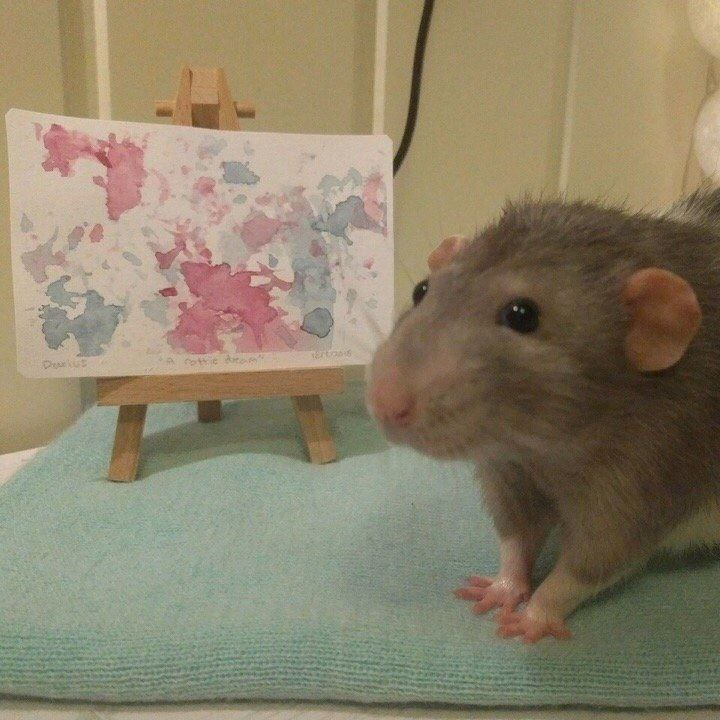
%> input picture lab-6/rat1.jpg, 720 x 720 px
$ octave lab_6_water.m   (GNU Octave 9; MATLAB toolbox functions it lacks are replaced by stand-ins)
%> lines starting %> are read from the running program, lines starting %| are printed output that depends on the picture; in (x1, y1, x2, y2) boxes, pixels count from 0 and x2, y2 are one past the last pixel; in counts of white or black regions, pixels touching at a corner belong together; the program's own positions count from 1
img = imread('rat1.jpg');
%> img is the input picture: size 720x720x3 uint8; mean R, G, B 139.6, 129.6, 105.5
img = rgb2gray(img);
%> img: size 720x720 uint8
[labels, fg_markers, bg_markers] = watershed_segmentation(img);

imshow(label2rgb(labels, 'jet', 'k', 'shuffle'));
title('Окончательная сегментация');

function [labels, foreground_markers, background_markers] = watershed_segmentation(img)
    se = strel('disk', 5);
    img = imclose(img, se);
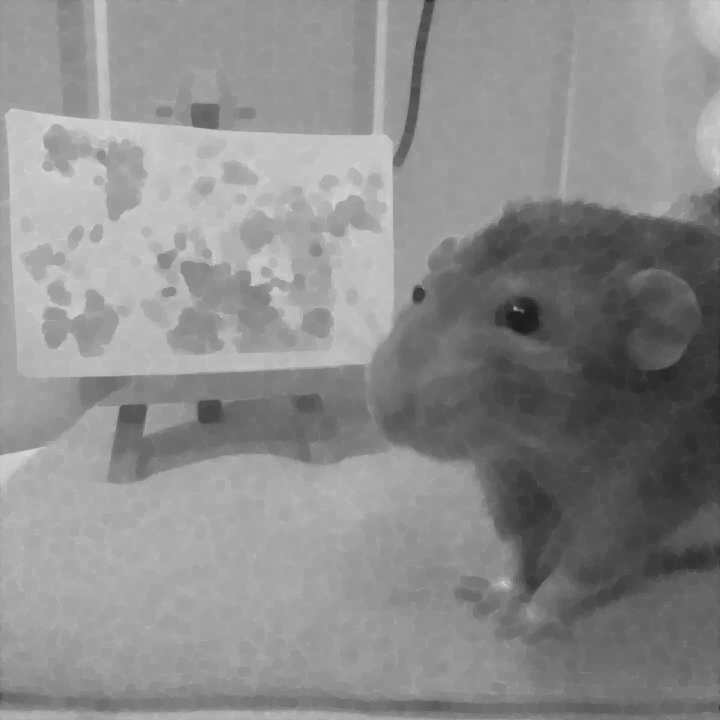
%> img: size 720x720 uint8; min 29, max 216, mean 139.6

    bw = imbinarize(img);
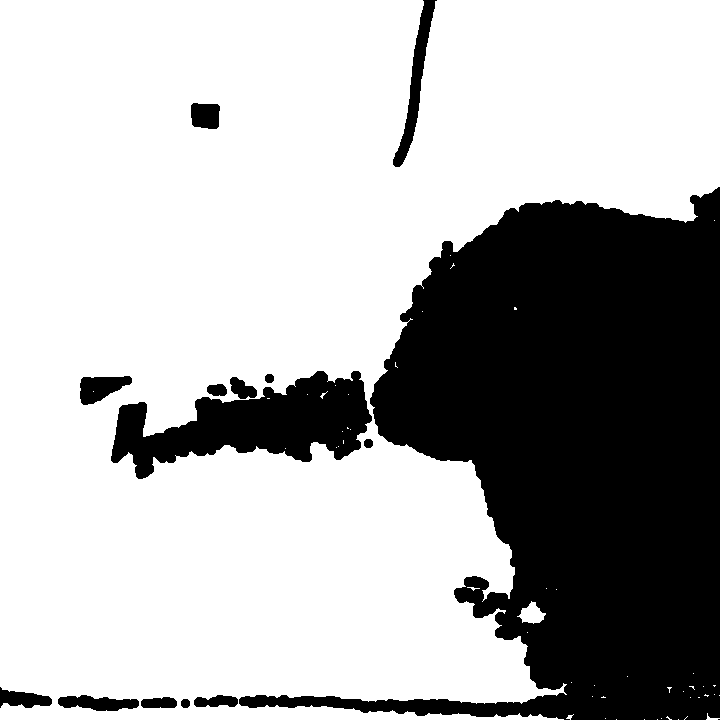
%> bw: size 720x720 logical; 69.6% white; 15 black regions (1 under 20 px), largest, box (x1, y1, x2, y2) and area: (239, 187, 720, 720) 136678, (111, 371, 372, 479) 14251, (393, 0, 437, 167) 1852
    D = bwdist(~bw);

    mask = imextendedmax(D, 2);
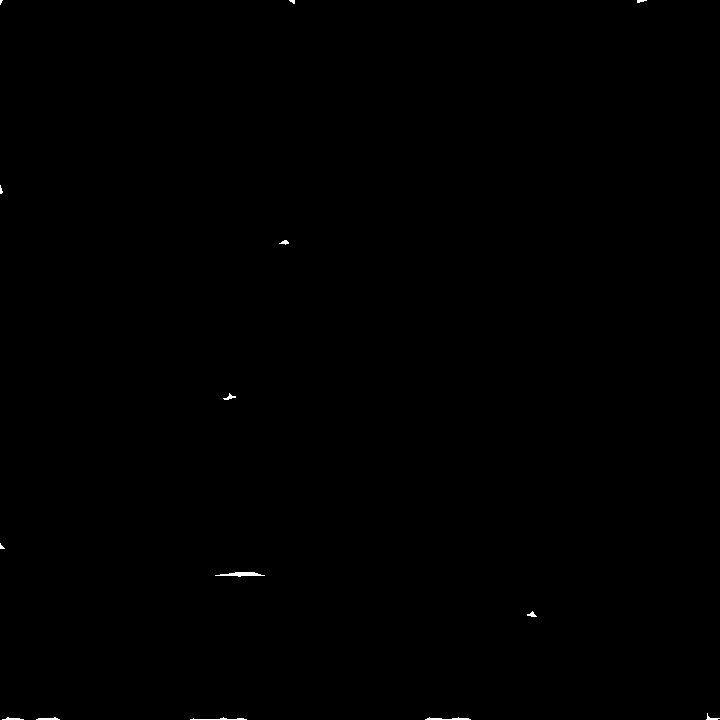
%> mask: size 720x720 logical; 0.11% white; 14 white regions (4 under 20 px), largest, box (x1, y1, x2, y2) and area: (215, 572, 265, 577) 143, (425, 717, 471, 720) 80, (190, 717, 247, 720) 73

    foreground_markers = bwlabel(mask);
%> foreground_markers: size 720x720 double; 15 distinct labels, from 0 to 14
    num_objects = max(foreground_markers(:));
%> num_objects = 14

    background_markers = ~bw;
    background_markers = imdilate(background_markers, strel('disk', 3));
%> background_markers: size 720x720 logical; 32.1% white; 5 white regions, box (x1, y1, x2, y2) and area: (56, 185, 720, 720) 160821, (391, 0, 439, 169) 2608, (78, 374, 134, 407) 1278, (0, 685, 54, 710) 922, (189, 101, 222, 131) 885

    markers = foreground_markers;
    markers(background_markers) = num_objects + 1;

    D = imcomplement(D);
    D = imimposemin(D, markers);
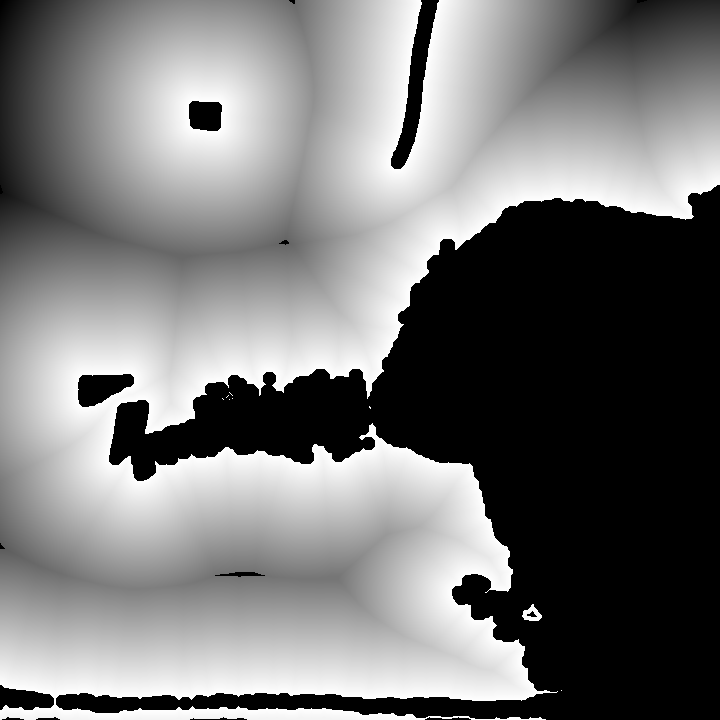
%> D: size 720x720 single; 32.23% of the values are NaN or infinite; the others: min -214.5, max -1.61, mean -66.46; drawn with min black, max white, NaN and infinite black
    labels = watershed(D);
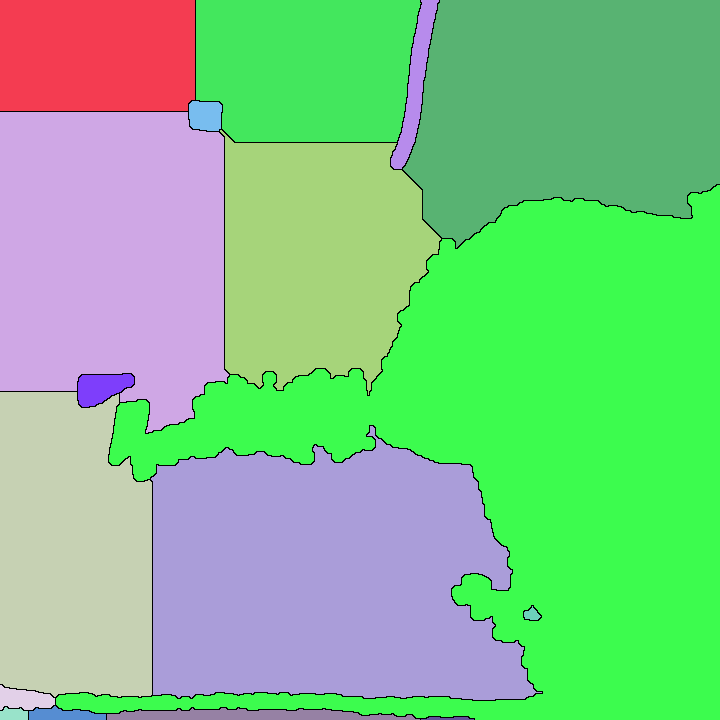
%> labels: size 720x720 uint8; 18 distinct labels, from 0 to 17; one colour per label, 0 black

    subplot(2,2,1); imshow(img); title('Исходное изображение');
    subplot(2,2,2); imshow(D,[]); title('Преобразование расстояния');
    subplot(2,2,3); imshow(label2rgb(markers)); title('Маркеры');
    subplot(2,2,4); imshow(label2rgb(labels)); title('Результат сегментации');
%> after `imshow(label2rgb(labels))`:
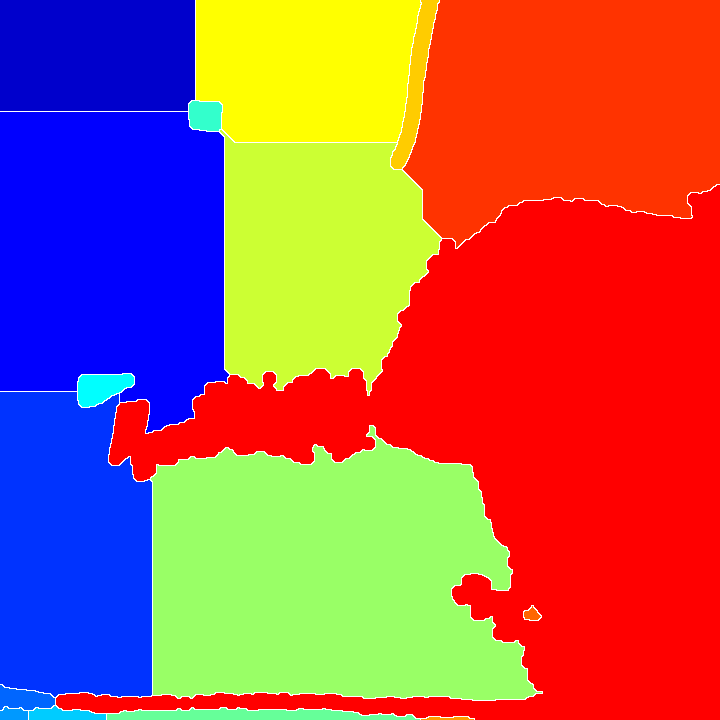
%> displayed picture: size 720x720x3, on the screen's scale of 0 to 255; mean R, G, B 170, 92.4, 85.6
%> `imshow(label2rgb(labels, 'jet', 'k', 'shuffle'));`:
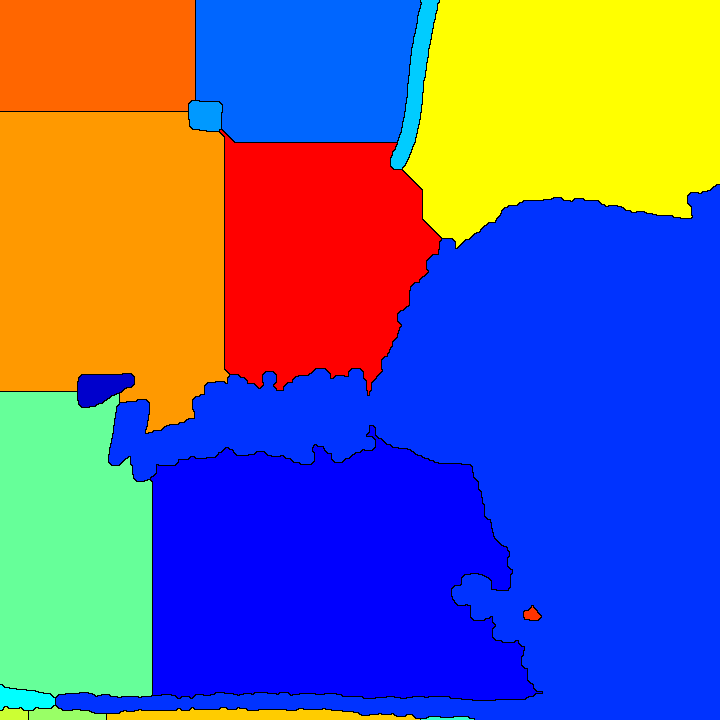
%> displayed picture: size 720x720x3, on the screen's scale of 0 to 255; mean R, G, B 103.3, 99.1, 148.9
end

$ run again, with lab-6/rat2.jpg copied over lab-6/rat1.jpg
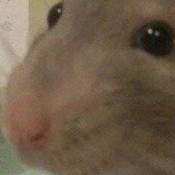
%> input picture lab-6/rat2.jpg, 175 x 175 px
%> img is the input picture: size 175x175x3 uint8; mean R, G, B 111.6, 93.2, 73.3
%> in watershed_segmentation, `bw = imbinarize(img);`:
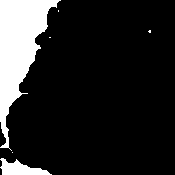
%> bw: size 175x175 logical; 14.5% white; 6 white regions (4 under 20 px), largest, box (x1, y1, x2, y2) and area: (0, 0, 61, 151) 3945, (0, 158, 52, 175) 476
%> mask: size 175x175 logical; 0.1% white; 2 white regions (2 under 20 px)
%> foreground_markers: size 175x175 double; 3 distinct labels, from 0 to 2
%> num_objects = 2
%> labels: size 175x175 uint8; 4 distinct labels, from 0 to 3
%> `imshow(label2rgb(labels, 'jet', 'k', 'shuffle'));`:
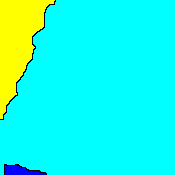
%> displayed picture: size 175x175x3, on the screen's scale of 0 to 255; mean R, G, B 27.3, 250.9, 225.7

$ run again, with lab-6/kot1.jpg copied over lab-6/rat1.jpg
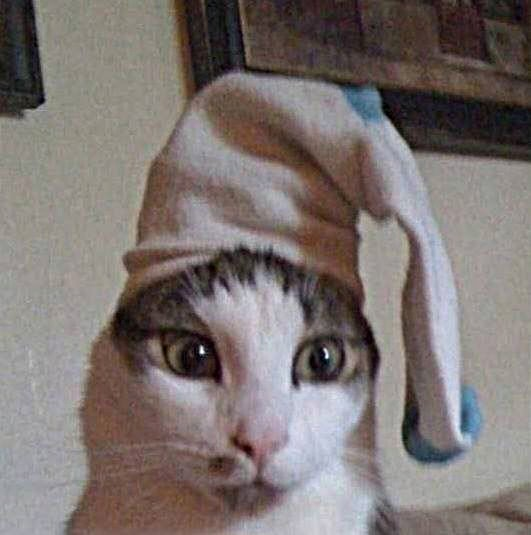
%> input picture lab-6/kot1.jpg, 531 x 535 px
%> img is the input picture: size 535x531x3 uint8; mean R, G, B 124.3, 115.6, 113.1
%> in watershed_segmentation, `bw = imbinarize(img);`:
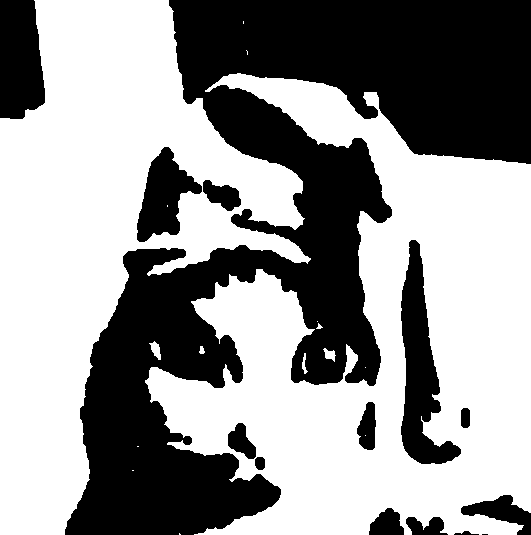
%> bw: size 535x531 logical; 58.6% white; 14 black regions (1 under 20 px), largest, box (x1, y1, x2, y2) and area: (65, 0, 531, 535) 99192, (401, 240, 461, 464) 5940, (0, 0, 45, 119) 4613
%> mask: size 535x531 logical; 0.39% white; 23 white regions (1 under 20 px), largest, box (x1, y1, x2, y2) and area: (105, 25, 117, 106) 170, (249, 238, 293, 253) 99, (381, 245, 386, 271) 82
%> foreground_markers: size 535x531 double; 24 distinct labels, from 0 to 23
%> num_objects = 23
%> labels: size 535x531 uint8; 29 distinct labels, from 0 to 28
%> `imshow(label2rgb(labels, 'jet', 'k', 'shuffle'));`:
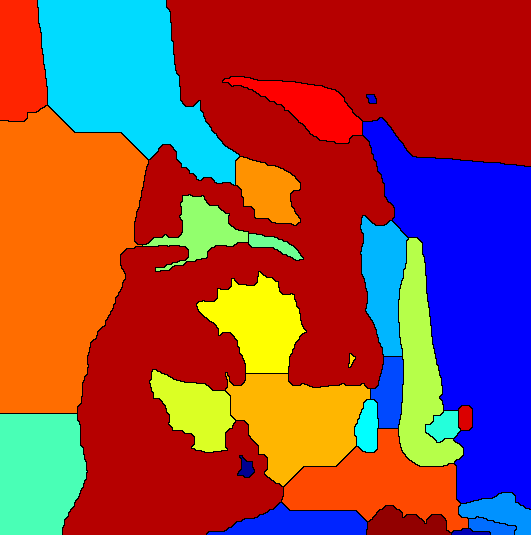
%> displayed picture: size 535x531x3, on the screen's scale of 0 to 255; mean R, G, B 148.3, 72.8, 71.5
